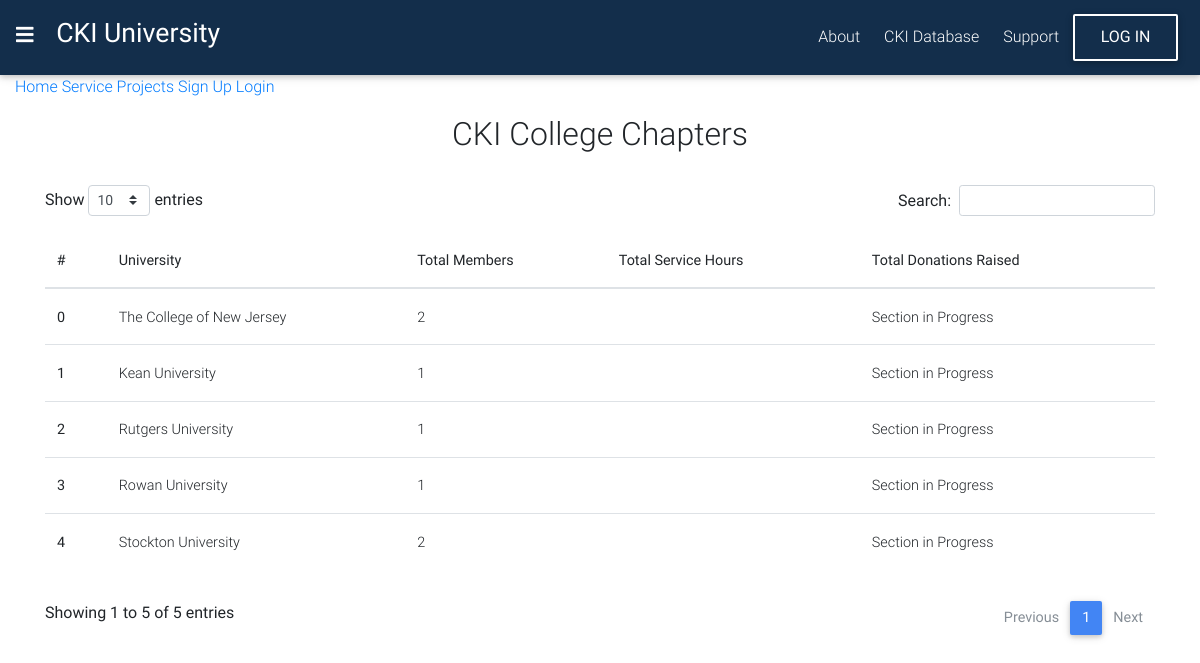
The page /catalog/clubs/ on the database its author committed.
### catalog/models.py (models this page shows, shortened)
class Club_Chapter(models.Model):
    club_id = models.IntegerField(primary_key=True)
    school_name = models.CharField(max_length=30)
    state = models.CharField(max_length=4)

### catalog/views.py (the view)
# urls.py: path('clubs/', views.ClubTotals, name='clubs'),
def ClubTotals(request):
    clubs = Club_Chapter.objects.annotate(
        total_users=Count('user'),
        total_hrs=Sum('projectregistration__service_hrs')
    ).order_by('-club_id')
    context = {'clubs': clubs}
    return render(request, 'catalog/club_chapter_list.html', context)

### catalog/templates/catalog/club_chapter_list.html
{% extends "base_generic.html" %}
{% load static %}
{% block content %}
<div class="container">
    <h2 class="clubs-intro">
    CKI College Chapters
    </h2>
    <div class="table-responsive">
      <table id="dtBasicExample" class="table">
        <thead>
          <tr>
            <th scope="col">#</th>
            <th scope="col">University</th>
            <th scope="col">Total Members</th>
            <th scope="col">Total Service Hours</th>
            <th scope="col">Total Donations Raised</th>
          </tr>
        </thead>
        <tbody>
          {% for club in clubs %}
          <tr>
            <th scope="row">{{ forloop.counter0 }}</th>
            <td>{{club.school_name}}</td>
            <td>{{club.total_users}}</td>
            <td>{{club.total_hrs.normalize}}</td>
            <td>Section in Progress</td>
          </tr>
          {% endfor %}
        </tbody>
    </table>
</div>
{% endblock %}

### catalog/static/css/style.css (style rules this page uses)
.clubs-intro { padding: 1rem 0; text-align: center; }
.dataTable > thead > tr > th[class*="sort"]:after { content: "" !important; }
.dataTable > thead > tr > th[class*="sort"]:before { content: "" !important; }

### rows shown on the page
Club_Chapter: school_name "The College of New Jersey", total_users "2"
Club_Chapter: school_name "Kean University", total_users "1"
Club_Chapter: school_name "Rutgers University", total_users "1"
Club_Chapter: school_name "Rowan University", total_users "1"
Club_Chapter: school_name "Stockton University", total_users "2"
